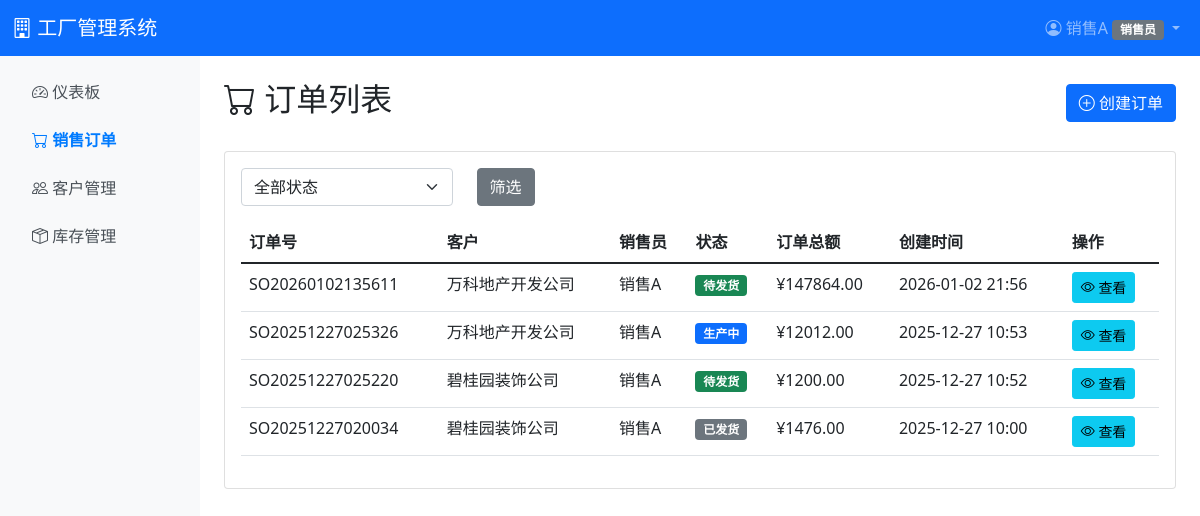
Page /sales/orders/ (signed in) on the earlier database version.
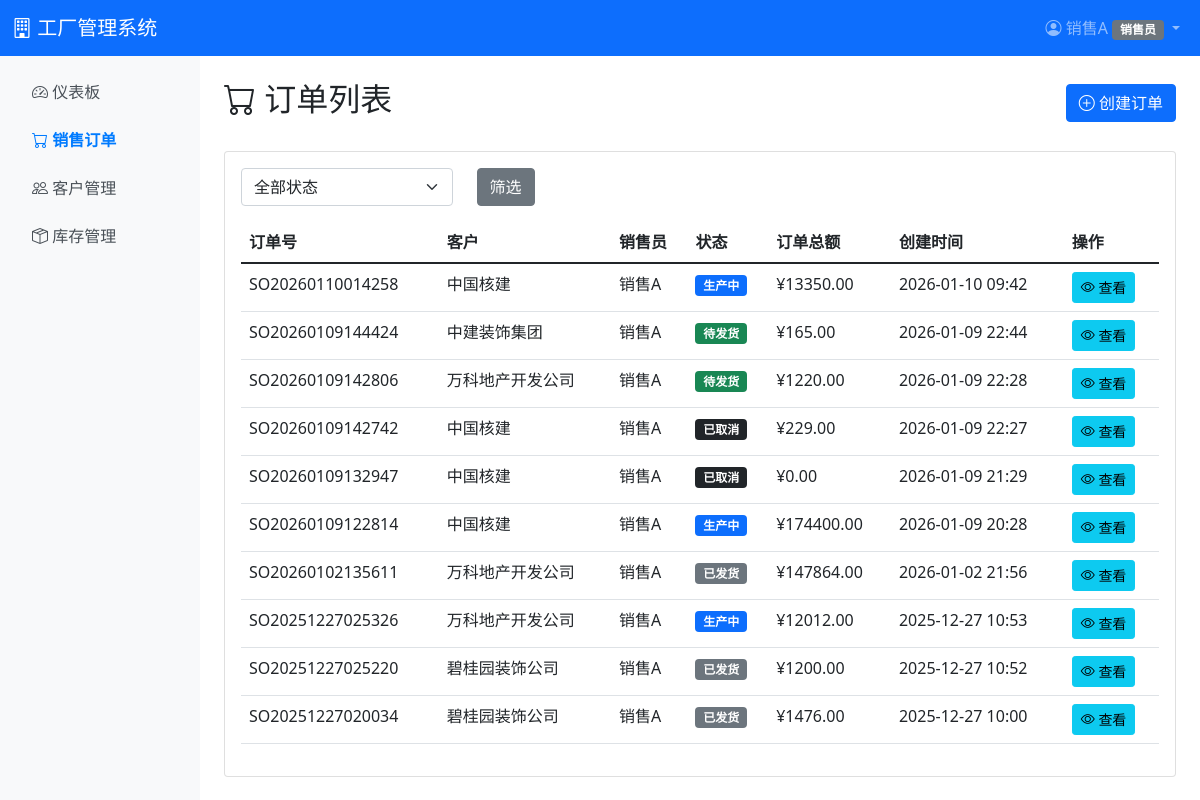
Same page on the later database version.
### accounts/models.py (models this page shows, shortened)
class UserProfile(models.Model):
    ROLE_CHOICES = [
        ('sales', '销售员'),
        ('sales_mgr', '销售经理'),
        ('warehouse', '仓库管理员'),
        ('production', '生产管理员'),
        ('qc', '质检员'),
        ('logistics', '物流管理员'),
        ('ceo', '总经理'),
    ]
    user = models.OneToOneField(User, on_delete=models.CASCADE, related_name='profile')
    role = models.CharField(max_length=20, choices=ROLE_CHOICES, verbose_name='角色')
    permissions = models.ManyToManyField(Permission, blank=True, related_name='user_profiles', verbose_name='额外权限')
    phone = models.CharField(max_length=20, blank=True, verbose_name='电话')
    department = models.CharField(max_length=50, blank=True, verbose_name='部门')
    created_at = models.DateTimeField(auto_now_add=True, verbose_name='创建时间')
    class Meta:
        verbose_name = '用户角色'
        verbose_name_plural = '用户角色'
    def has_permission(self, permission_code):
        if self.role == 'ceo':
            return True
        role_permissions = self.get_role_default_permissions()
        if permission_code in role_permissions:
            return True
        return self.permissions.filter(code=permission_code).exists()
    def get_role_default_permissions(self):
        role_permission_map = {
            'sales': [
                'sales.order.create',
                'sales.order.view',
                'sales.order.edit',
                'inventory.customer.view',
                'inventory.customer.create',
                'inventory.customer.edit',
                'inventory.customer.delete',
            ],
            'sales_mgr': [
                'sales.order.create',
                'sales.order.view',
                'sales.order.edit',
                'sales.order.approve',
                'sales.order.view_all',
                'inventory.customer.view',
                'inventory.customer.create',
                'inventory.customer.edit',
                'inventory.customer.delete',
                'inventory.customer.manage',
            ],
            'warehouse': [
                'inventory.view',
                'inventory.transaction.view',
                'inventory.product.view',
                'inventory.product.manage',
                'inventory.material.manage',
                'inventory.category.manage',
                'inventory.adjustment.create',
                'production.requisition.approve',
                'production.inbound.create',
            ],
            'production': [
                'production.task.view',
                'production.task.receive',
                'production.requisition.create',
                'production.task.view',
            ],
            'qc': [
                'production.qc.create',
                'production.task.view',
            ],
            'logistics': [
                'logistics.shipment.create',
                'logistics.shipment.view',
                'logistics.driver.manage',
                'logistics.vehicle.manage',
            ],
            'ceo': [],  # CEO通过has_permission方法直接返回True
        }
        return role_permission_map.get(self.role, [])

### sales/models.py (models this page shows, shortened)
class SalesOrder(models.Model):
    STATUS_CHOICES = [
        ('pending', '待销售审批'),
        ('approved', '销售已审批'),
        ('warehouse_pending', '待库存审批'),
        ('warehouse_approved', '库存已审批'),
        ('rejected', '已退回'),
        ('in_production', '生产中'),
        ('ready_to_ship', '待发货'),
        ('shipped', '已发货'),
        ('completed', '已完成'),
        ('cancelled', '已取消'),
    ]
    order_no = models.CharField(max_length=50, unique=True, verbose_name='订单号')
    customer = models.ForeignKey(Customer, on_delete=models.PROTECT, verbose_name='客户')
    salesperson = models.ForeignKey('auth.User', on_delete=models.PROTECT, related_name='sales_orders', verbose_name='销售员')
    status = models.CharField(max_length=20, choices=STATUS_CHOICES, default='pending', verbose_name='状态')
    total_amount = models.DecimalField(max_digits=12, decimal_places=2, default=0, verbose_name='订单总额')
    reserve_inventory = models.BooleanField(default=False, verbose_name='预占库存')
    approved_by = models.ForeignKey('auth.User', on_delete=models.SET_NULL, null=True, blank=True, related_name='approved_orders', verbose_name='销售审批人')
    approved_at = models.DateTimeField(null=True, blank=True, verbose_name='销售审批时间')
    warehouse_approved_by = models.ForeignKey('auth.User', on_delete=models.SET_NULL, null=True, blank=True, related_name='warehouse_approved_orders', verbose_name='库存审批人')
    warehouse_approved_at = models.DateTimeField(null=True, blank=True, verbose_name='库存审批时间')
    rejected_by = models.ForeignKey('auth.User', on_delete=models.SET_NULL, null=True, blank=True, related_name='rejected_orders', verbose_name='退回人')
    rejected_at = models.DateTimeField(null=True, blank=True, verbose_name='退回时间')
    reject_reason = models.TextField(blank=True, verbose_name='退回原因')
    remark = models.TextField(blank=True, verbose_name='备注')
    created_at = models.DateTimeField(auto_now_add=True, verbose_name='创建时间')
    updated_at = models.DateTimeField(auto_now=True, verbose_name='更新时间')
    class Meta:
        verbose_name = '销售订单'
        verbose_name_plural = '销售订单'
        ordering = ['-created_at']

### inventory/models.py (models this page shows, shortened)
class Customer(models.Model):
    CREDIT_LEVEL_CHOICES = [
        ('A', 'A级（优秀）'),
        ('B', 'B级（良好）'),
        ('C', 'C级（一般）'),
        ('D', 'D级（较差）'),
    ]
    name = models.CharField(max_length=200, unique=True, verbose_name='客户名称')
    contact_person = models.CharField(max_length=100, verbose_name='联系人')
    phone = models.CharField(max_length=20, verbose_name='联系电话')
    address = models.TextField(verbose_name='地址')
    credit_level = models.CharField(max_length=1, choices=CREDIT_LEVEL_CHOICES, default='C', verbose_name='信用等级')
    created_by = models.ForeignKey('auth.User', on_delete=models.SET_NULL, null=True, blank=True, related_name='created_customers', verbose_name='创建人')
    created_at = models.DateTimeField(auto_now_add=True, verbose_name='创建时间')
    updated_at = models.DateTimeField(auto_now=True, verbose_name='更新时间')
    class Meta:
        verbose_name = '客户'
        verbose_name_plural = '客户'
        ordering = ['-created_at']

### sales/views.py (the view)
# urls.py: path('orders/', views.order_list, name='order_list'),
@login_required
@role_required('sales', 'sales_mgr', 'warehouse', 'ceo')
def order_list(request):
    orders = SalesOrder.objects.select_related('customer', 'salesperson').all()
    if request.user.profile.role == 'sales':
        orders = orders.filter(salesperson=request.user)
    status_filter = request.GET.get('status', '')
    if not status_filter and request.user.profile.role == 'warehouse':
        status_filter = 'warehouse_pending'
        orders = orders.filter(status='warehouse_pending')
    elif status_filter:
        orders = orders.filter(status=status_filter)
    context = {
        'orders': orders,
        'status_filter': status_filter,
    }
    return render(request, 'sales/order_list.html', context)

### accounts/templatetags/permission_tags.py (called while the page is built)
@register.filter
def has_permission(user, permission_code):
    if not user or not user.is_authenticated:
        return False
    try:
        profile = user.profile
        return profile.has_permission(permission_code)
    except AttributeError:
        return False

### templates/sales/order_list.html (shortened to what this page needs)
{% extends 'base.html' %}
{% block content %}
<div class="d-flex justify-content-between align-items-center mb-4">
    <h2><i class="bi bi-cart"></i> 订单列表</h2>
    {% if user.profile.role == 'sales' or user.profile.role == 'sales_mgr' or user.profile.role == 'ceo' %}
    <a href="{% url 'sales:order_create' %}" class="btn btn-primary">
        <i class="bi bi-plus-circle"></i> 创建订单
    </a>
    {% endif %}
</div>
<div class="card">
    <div class="card-body">
        <form method="get" class="mb-3">
            <div class="row">
                <div class="col-md-3">
                    <select name="status" class="form-select">
                        <option value="">全部状态</option>
                    </select>
                </div>
                <div class="col-md-2">
                    <button type="submit" class="btn btn-secondary">筛选</button>
                </div>
            </div>
        </form>
        <div class="table-responsive">
            <table class="table table-hover">
                <thead>
                    <tr>
                        <th>订单号</th>
                        <th>客户</th>
                        <th>销售员</th>
                        <th>状态</th>
                        <th>订单总额</th>
                        <th>创建时间</th>
                        <th>操作</th>
                    </tr>
                </thead>
                <tbody>
                    {% for order in orders %}
                    <tr>
                        <td>{{ order.order_no }}</td>
                        <td>{{ order.customer.name }}</td>
                        <td>{{ order.salesperson.username }}</td>
                        <td>
                            {% if order.status == 'pending' %}
                            <span class="badge bg-warning">待销售审批</span>
                            {% elif order.status == 'approved' %}
                            <span class="badge bg-info">销售已审批</span>
                            {% elif order.status == 'warehouse_pending' %}
                            <span class="badge bg-warning">待库存审批</span>
                            {% elif order.status == 'warehouse_approved' %}
                            <span class="badge bg-info">库存已审批</span>
                            {% elif order.status == 'rejected' %}
                            <span class="badge bg-danger">已退回</span>
                            {% elif order.status == 'in_production' %}
                            <span class="badge bg-primary">生产中</span>
                            {% elif order.status == 'ready_to_ship' %}
                            <span class="badge bg-success">待发货</span>
                            {% elif order.status == 'shipped' %}
                            <span class="badge bg-secondary">已发货</span>
                            {% elif order.status == 'completed' %}
                            <span class="badge bg-success">已完成</span>
                            {% elif order.status == 'cancelled' %}
                            <span class="badge bg-dark">已取消</span>
                            {% endif %}
                        </td>
                        <td>¥{{ order.total_amount }}</td>
                        <td>{{ order.created_at|date:"Y-m-d H:i" }}</td>
                        <td>
                            <a href="{% url 'sales:order_detail' order.pk %}" class="btn btn-sm btn-info">
                                <i class="bi bi-eye"></i> 查看
                            </a>
                        </td>
                    </tr>
                    {% empty %}
                    <tr>
                        <td colspan="7" class="text-center text-muted">暂无订单</td>
                    </tr>
                    {% endfor %}
                </tbody>
            </table>
        </div>
    </div>
</div>
{% endblock %}

### templates/base.html (shortened to what this page needs)
{% load permission_tags %}
<!DOCTYPE html>
<html lang="zh-CN">
<head>
    <link href="https://cdn.jsdelivr.net/npm/bootstrap@5.1.3/dist/css/bootstrap.min.css" rel="stylesheet">
    <link rel="stylesheet" href="https://cdn.jsdelivr.net/npm/bootstrap-icons@1.8.1/font/bootstrap-icons.css">
</head>
<body>
    <nav class="navbar navbar-expand-lg navbar-dark bg-primary">
        <div class="container-fluid">
            <a class="navbar-brand" href="{% url 'dashboard' %}">
                <i class="bi bi-building"></i> 工厂管理系统
            </a>
            <div class="collapse navbar-collapse" id="navbarNav">
                <ul class="navbar-nav ms-auto">
                    {% if user.is_authenticated %}
                    <li class="nav-item dropdown">
                        <a class="nav-link dropdown-toggle" href="#" id="navbarDropdown" role="button" data-bs-toggle="dropdown">
                            <i class="bi bi-person-circle"></i> {{ user.username }}
                            {% if user.profile %}
                            <span class="badge bg-secondary">{{ user.profile.get_role_display }}</span>
                            {% endif %}
                        </a>
                    </li>
                    {% else %}
                    <li class="nav-item">
                        <a class="nav-link" href="{% url 'login' %}">登录</a>
                    </li>
                    {% endif %}
                </ul>
            </div>
        </div>
    </nav>
    {% if user.is_authenticated %}
    <div class="container-fluid">
        <div class="row">
            <nav class="col-md-2 sidebar p-3">
                <ul class="nav flex-column">
                    <li class="nav-item mb-2">
                        <a class="nav-link {% if request.resolver_match.url_name == 'dashboard' %}active{% endif %}" href="{% url 'dashboard' %}">
                            <i class="bi bi-speedometer2"></i> 仪表板
                        </a>
                    </li>
                    {% if user.profile.role == 'sales' or user.profile.role == 'sales_mgr' or user.profile.role == 'warehouse' or user.profile.role == 'ceo' or user|has_permission:'sales.order.view' %}
                    <li class="nav-item mb-2">
                        <a class="nav-link {% if 'sales' in request.path %}active{% endif %}" href="{% url 'sales:order_list' %}">
                            <i class="bi bi-cart"></i> 销售订单
                        </a>
                    </li>
                    {% endif %}
                    {% if user.profile.role == 'sales' or user.profile.role == 'sales_mgr' or user.profile.role == 'ceo' or user|has_permission:'inventory.customer.view' %}
                    <li class="nav-item mb-2">
                        <a class="nav-link {% if 'customers' in request.path %}active{% endif %}" href="{% url 'inventory:customer_list' %}">
                            <i class="bi bi-people"></i> 客户管理
                        </a>
                    </li>
                    {% endif %}
                    {% if user.profile.role == 'warehouse' or user.profile.role == 'production' or user.profile.role == 'ceo' or user|has_permission:'inventory.view' or user|has_permission:'inventory.view_product' %}
                    <li class="nav-item mb-2">
                        <a class="nav-link {% if 'inventory' in request.path %}active{% endif %}" href="{% url 'inventory:inventory_list' %}">
                            <i class="bi bi-box-seam"></i> 库存管理
                        </a>
                    </li>
                    {% endif %}
                </ul>
            </nav>
            <main class="col-md-10 p-4">
    {% else %}
    <div class="container mt-5">
    {% endif %}
        {% block content %}{% endblock %}
    {% if user.is_authenticated %}
            </main>
        </div>
    </div>
    {% else %}
    </div>
    {% endif %}
</body>
</html>

### templates/base.html (style rules this page uses)
.sidebar { min-height: calc(100vh - 56px); background-color: #f8f9fa; }
.nav-link { color: #495057; }
.nav-link.active { color: #007bff; font-weight: bold; }

Differences in the rows shown:
added SalesOrder: order_no "SO20260110014258", customer.name "中国核建", salesperson.username "销售A", status "生产中", total_amount "13350.00", created_at "2026-01-10 09:42"
added SalesOrder: order_no "SO20260109144424", customer.name "中建装饰集团", salesperson.username "销售A", status "待发货", total_amount "165.00", created_at "2026-01-09 22:44"
added SalesOrder: order_no "SO20260109142806", customer.name "万科地产开发公司", salesperson.username "销售A", status "待发货", total_amount "1220.00", created_at "2026-01-09 22:28"
added SalesOrder: order_no "SO20260109142742", customer.name "中国核建", salesperson.username "销售A", status "已取消", total_amount "229.00", created_at "2026-01-09 22:27"
added SalesOrder: order_no "SO20260109132947", customer.name "中国核建", salesperson.username "销售A", status "已取消", total_amount "0.00", created_at "2026-01-09 21:29"
added SalesOrder: order_no "SO20260109122814", customer.name "中国核建", salesperson.username "销售A", status "生产中", total_amount "174400.00", created_at "2026-01-09 20:28"
changed SalesOrder "SO20260102135611": status "待发货" → "已发货"
changed SalesOrder "SO20251227025220": status "待发货" → "已发货"
